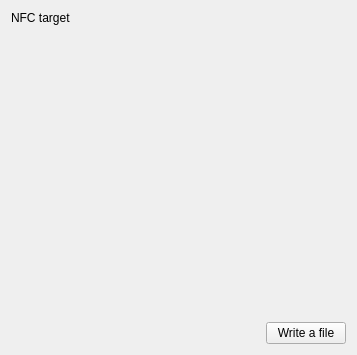
<?xml version="1.0" encoding="UTF-8"?>
<ui version="4.0">
 <class>TargetWidget</class>
 <widget class="QWidget" name="TargetWidget">
  <property name="enabled">
   <bool>true</bool>
  </property>
  <property name="geometry">
   <rect>
    <x>0</x>
    <y>0</y>
    <width>357</width>
    <height>355</height>
   </rect>
  </property>
  <property name="sizePolicy">
   <sizepolicy hsizetype="Expanding" vsizetype="Expanding">
    <horstretch>0</horstretch>
    <verstretch>0</verstretch>
   </sizepolicy>
  </property>
  <property name="minimumSize">
   <size>
    <width>200</width>
    <height>200</height>
   </size>
  </property>
  <property name="windowTitle">
   <string>Informations</string>
  </property>
  <layout class="QVBoxLayout" name="verticalLayout">
   <item>
    <widget class="QLabel" name="titleLabel">
     <property name="text">
      <string>NFC target</string>
     </property>
    </widget>
   </item>
   <item>
    <spacer name="verticalSpacer">
     <property name="orientation">
      <enum>Qt::Vertical</enum>
     </property>
     <property name="sizeHint" stdset="0">
      <size>
       <width>20</width>
       <height>40</height>
      </size>
     </property>
    </spacer>
   </item>
   <item>
    <layout class="QHBoxLayout" name="horizontalLayout">
     <item>
      <spacer name="horizontalSpacer">
       <property name="orientation">
        <enum>Qt::Horizontal</enum>
       </property>
       <property name="sizeHint" stdset="0">
        <size>
         <width>40</width>
         <height>20</height>
        </size>
       </property>
      </spacer>
     </item>
     <item>
      <widget class="QPushButton" name="writeButton">
       <property name="text">
        <string>Write a file</string>
       </property>
      </widget>
     </item>
    </layout>
   </item>
  </layout>
 </widget>
 <resources/>
 <connections/>
</ui>
